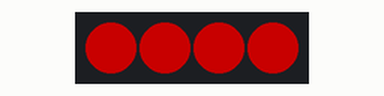
A program run on a simulated ESP32 board running MicroPython. Parts: 4 RGB LEDs in strip order, left to right. Dim RGB values are drawn brighter than linear.

Above: at 0.4 s.
At 1.1 s:
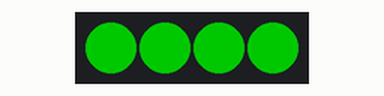
At 1.8 s:
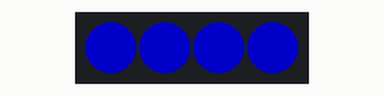
At 2.5 s:
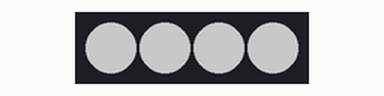
At 3.4 s:
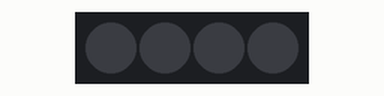
At 4.83 s:
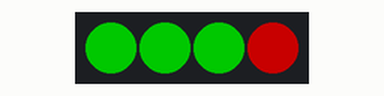
Timing chart, 0 to 5.2 s (numbered marks = the images above):
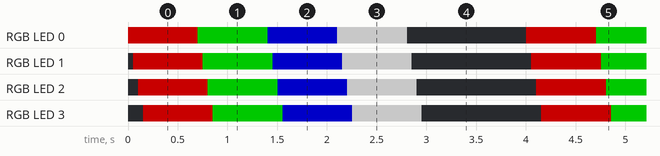

The program:

lesson_32_Sk6812_RGB.py
```python
#Import Pin, neopiexl and time modules.
from machine import Pin
import neopixel
import time

#Define the number of pin and LEDs connected to neopixel.
pin = Pin(15, Pin.OUT)
np = neopixel.NeoPixel(pin, 4)

#brightness :0-255
brightness=100
colors=[[brightness,0,0],                    #red
        [0,brightness,0],                    #green
        [0,0,brightness],                    #blue
        [brightness,brightness,brightness],  #white
        [0,0,0]]                             #close

#Nest two for loops to make the module repeatedly display five states of red, green, blue, white and OFF.
while True:
    for i in range(0,5):
        for j in range(0,4):
            np[j]=colors[i]
            np.write()
            time.sleep_ms(50)
        time.sleep_ms(500)
    time.sleep_ms(500)
```

Measured:
- by itself, RGB LED 0–3: repeats every 4.0 s: RGB(0, 100, 0) 0.70 s, RGB(0, 0, 100) 0.70 s, RGB(100, 100, 100) 0.70 s, off 1.2 s, RGB(100, 0, 0) 0.70 s
- by itself, everything shown: repeats every 4.0 s, in 20 steps
